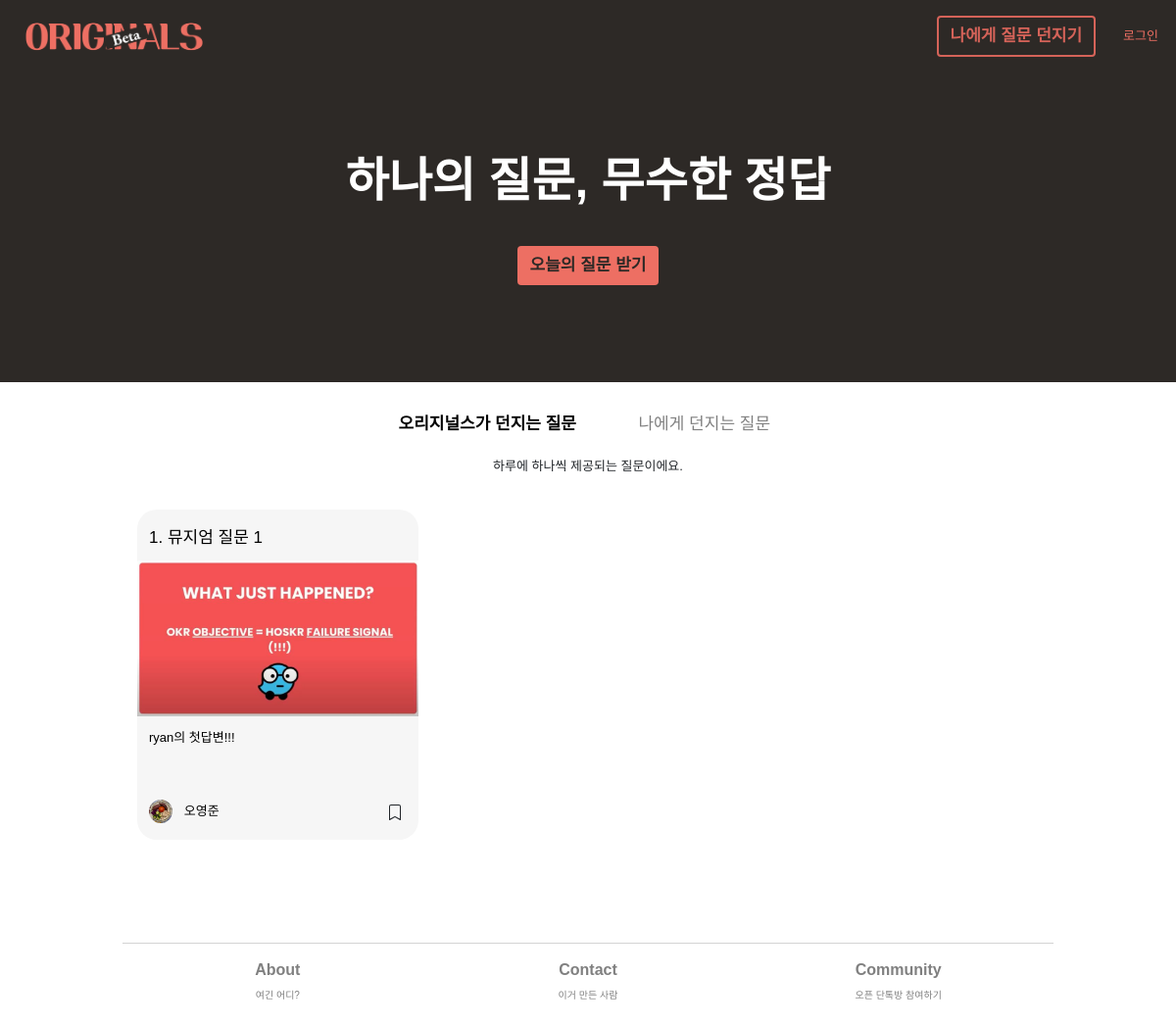
The page / on the database its author committed.
### main/models.py (models this page shows, shortened)
class AnswersForFromUs(models.Model):
    objects = models.Manager()
    type = models.CharField(max_length=10, default='us', blank=True)
    question_id = models.ForeignKey(QuestionsFromUs, on_delete=models.CASCADE, related_name='answerforfromus', null=False, default=None)
    author_id = models.ForeignKey(User, on_delete=models.CASCADE, related_name='answerforfromus', null=False)
    body = models.CharField(max_length=10000, blank=True) # 답변을 하지 않고 저장하는 경우--null=True 필요없나?
    image = models.ImageField(null=True, blank=True, upload_to='answer_img')
    created_at = models.DateField(auto_now_add=False)
    updated_at = models.DateField(auto_now_add=True)
    created_at_time = models.DateTimeField(auto_now_add=True, null=True, blank=True)
    is_shared = models.BooleanField(default=True)
    on_magazine = models.BooleanField(default=False)

class QuestionsFromUs(models.Model):
    objects = models.Manager()
    question_no = models.IntegerField(null=True)
    title = models.CharField(max_length = 100, blank=False)
    body = models.TextField(blank=True)
    image = models.ImageField(null=True, blank=True, upload_to="question_img")
    is_nudge = models.BooleanField(default=False)
    created_at = models.DateField(auto_now_add=True)

### member/models.py (models this page shows, shortened)
class UserInfo(models.Model):
    objects = models.Manager()
    this_user = models.OneToOneField(User, on_delete=models.CASCADE, related_name = 'userinfo', null=True, default=None) ## UserInfo가 생성될 때마다 user에게 link된다.
    real_name = models.CharField(max_length=20, blank=True, default="내 이름")
    profile_image = models.ImageField(null=True, upload_to="profile_images", default="default_psa.jpg")
    self_intro = models.CharField(max_length=140, blank=True, default="나에 대한 간단한 소개")
    slug = models.SlugField(max_length=100, allow_unicode=True, null=False, blank=False)
    persona_type = models.CharField(max_length=50, null=False)
    is_editor = models.BooleanField(default=False)
    saved_answers = models.ForeignKey(AnswersForFromUs, on_delete=models.CASCADE, related_name = 'userinfo', null=True, default=None)

### main/views.py (the view)
# urls.py: path('', views.main_page, name='home'),
def main_page(request):
    navbar_context = navbar(request)
    all_ans_us = AnswersForFromUs.objects.filter(is_shared=True).order_by('-created_at_time')
    all_ans_self = AnswersForFromSelf.objects.filter(is_shared=True).order_by('-created_at_time')
    if request.user.is_authenticated:
        try:
            current_user = UserInfo.objects.get(this_user=request.user)
            us_saved_by_user = SavedAnswers.objects.filter(bookmarker=request.user, ans_type='us').values_list('ans_us_ref', flat=True)
            self_saved_by_user = SavedAnswers.objects.filter(bookmarker=request.user, ans_type='self').values_list('ans_self_ref', flat=True)
            list__us_saved_by_user = list(us_saved_by_user)
            list__self_saved_by_user = list(self_saved_by_user)
            self_question_possible = 'True'
            pre_context = {
                'current_user' : current_user,
                'self_question_possible' : self_question_possible,
                'all_ans_us' : all_ans_us,
                'all_ans_self' : all_ans_self,
                'list__self_saved_by_user' : list__self_saved_by_user,
                'list__us_saved_by_user' : list__us_saved_by_user,
            }
        except ObjectDoesNotExist:
            return redirect('member/userinfo')
    else:
        current_user = ''
        self_question_possible = 'False'
        pre_context = {
            'all_ans_us' : all_ans_us,
            'all_ans_self' : all_ans_self,
            'current_user' : current_user,
            'self_question_possible' : self_question_possible,
        }
    context = {**navbar_context, **pre_context}
    return render(request, 'main/home.html', context)

### main/views.py (called while the page is built)
def navbar(request):
    if request.user.is_authenticated:
        navbar_this_user = request.user
        try:
            navbar_this_userinfo = UserInfo.objects.get(this_user=navbar_this_user)
            navbar_authenticated = 'True'
            navbar_context = {
                'navbar_authenticated' : navbar_authenticated,
                'navbar_this_user' : navbar_this_user.username,
                'navbar_this_userinfo' : navbar_this_userinfo,
            }
        except ObjectDoesNotExist:
            navbar_authenticated = 'False'
            navbar_context = {
                navbar_authenticated : navbar_authenticated,
                'navbar_this_user' : navbar_this_user.username,
            }
    else:
        navbar_authenticated = 'False'
        navbar_context = {
            'navbar_authenticated' : navbar_authenticated,
        }
    return navbar_context

### main/templates/main/home.html (shortened to what this page needs)
{% extends 'main/base.html' %}
{% load static %}
{% block banner %}
<div class="row banner-row">
    <div class="col my-auto">
        <div class="row justify-content-center">
            <div class="col text-center">
                <div class='text-xl'>하나의 질문<span class='pc-only'>,</span> <br class='mobile-only'> 무수한 정답</div>
            </div>
        </div>
        <div class="row-h-20"></div>
        <div class="row justify-content-center">
            <div class="col-12 col-md-6 text-center">
                <button class="btn btn-primary" onclick="location.href='/question-from-originals'">오늘의 질문 받기</button>
            </div>
        </div>
    </div>
</div>
{% endblock %}
{% block content %}
<div class="row justify-content-center">
    <div class="col-12 col-md-6">
        <div class="row justify-content-center">
            <div class="col-6 right">
                <label class='radio-btn-label'>
                    <span class="text-m" id='radio-orig-text' style='color:black; font-weight:800;'>오리지널스가 던지는 질문</span>
                </label>
            </div>
            <div class="col-6 center">
                <label class='radio-btn-label'>
                    <span class="text-m" id='radio-self-text' style='color:grey;'>나에게 던지는 질문</span>
                </label>
            </div>
        </div>
    </div>
</div>
<div class="empty-row"></div>
<div class="row justify-content-center">
    <div class="col text-center">
        <div class='text-s' id='ques_type_desc'>하루에 하나씩 제공되는 질문이에요.</div>
    </div>
</div>
<div class="row ans-orig fade-in" id='' style='display:flex;'>
    {% for u in all_ans_us %}
    <div class="col-12 col-md-4">
        <div class="row align-middle">
            <div class="card card-body grid-card col">
                <a href="/originals-answer/{{u.id}}" id="ans-click-id-{{u.id}}" onclick="TrackClicksUs(id)">
                    <div class="row">
                        <div class="col">
                            <div class="text-m">{{u.question_id.question_no}}. {{u.question_id.title}}</div>
                        </div>
                    </div>
                    <div class="row list-img-container-row">
                        <div class="col list-img-container-col">
                            <img class='question-img-list' src="{{u.image.url}}"/>
                        </div>
                    </div>
                    <div class="row">
                        <div class="col">
                            <div class='text-s link textbunch truncate'>{{u.body}}</div>
                        </div>
                    </div>
                </a>
                <div class="row">
                    <div class="col-2 my-auto text-center">
                        <a href='/profile/{{u.author_id.username}}'><img class='profile-img-list' src="{{u.author_id.userinfo.profile_image.url}}"></a>
                    </div>
                    <div class="col-8 my-auto left col-wo-padding-left">
                        <div class='text-s'><a href='/profile/{{u.author_id.username}}'>{{u.author_id.userinfo.real_name}}</a></div>
                    </div>
                    <div class="col-2 my-auto text-center">
                        {% if u.id in list__us_saved_by_user %}
                        <div class='bookmark-orig' id='us-ans-id-{{u.id}}' onclick="BookmarkUs(id)">
                            <svg class="bookmark-icon bi bi-bookmark-fill"  xmlns="http://www.w3.org/2000/svg" width="16" height="16" fill="currentColor" viewBox="0 0 16 16">
                                <path d="M2 2v13.5a.5.5 0 0 0 .74.439L8 13.069l5.26 2.87A.5.5 0 0 0 14 15.5V2a2 2 0 0 0-2-2H4a2 2 0 0 0-2 2z"/>
                                </svg>
                        </div>
                        {% else %}
                        <div class='bookmark-orig' id='us-ans-id-{{u.id}}' onclick="BookmarkUs(id)">
                        </div>
                        {% endif %}
                    </div>
                </div>
            </div>
        </div>
    </div>
    {% endfor %}
</div>
{%endblock%}

### static/base.css (style rules this page uses)
a { text-decoration: none !important; color: black !important; }
body { font-family : 'NanumSquare', sans-serif !important; min-height: 100vh; display: flex; flex-direction: column; }
.row { margin-top: 10px !important; }
.row-h-20 { height: 20px; }
.empty-row { height : 10px; }
.col-wo-padding-left { padding-left: 0px !important; }
.grid-card { margin : 15px !important; border-radius: 20px !important; border-color: transparent !important; background-color: #F6F6F6 !important; padding-right: 11px !important ; padding-left: 11px !important ; padding-top: 5px !important; transition: transform 100ms cubic-bezier(.877, .079, .123, .985), -webkit-transform 100ms cubic-bezier(.877, .079, .123, .985); }
.right { text-align: right; }
.left { text-align: left; }
.center { text-align: center; }
.btn-primary { background-color: #ed6f63 !important; border-color: transparent !important; color: #2D2926 !important; font-size: 1.063rem !important; font-weight: 800 !important; }
.radio-btn-label { cursor: pointer }
.text-xl { font-size : 3rem; font-weight: 800; }
.text-m { font-size: 1.063rem; }
.text-s { font-size: 0.813rem; }
.textbunch { line-height: 1.75; }
.truncate { overflow: hidden; height : 4rem; }
.profile-img-list { height: 1.5rem; width: auto; border-radius: 50px; }
.question-img-list { width: 100%; }
.list-img-container-row { height: 10rem; overflow: hidden; display: flex; align-items: center; justify-content: center; margin-right: 0px; margin-left: 0px; }
.list-img-container-col { padding-right: 0px !important; padding-left: 0px !important; }
.bookmark-icon { cursor: pointer; }
.banner-row { margin-top: 0px !important; height: 350px; background-color: #2D2926 !important; color: white; }
.fade-in { animation: fadein 1s; }

### rows shown on the page
AnswersForFromUs: question_id.question_no "1", question_id "뮤지엄 질문 1", image (picture), body "ryan의 첫답변!!!", author_id.userinfo.profile_image (picture), author_id.userinfo.real_name "오영준"
